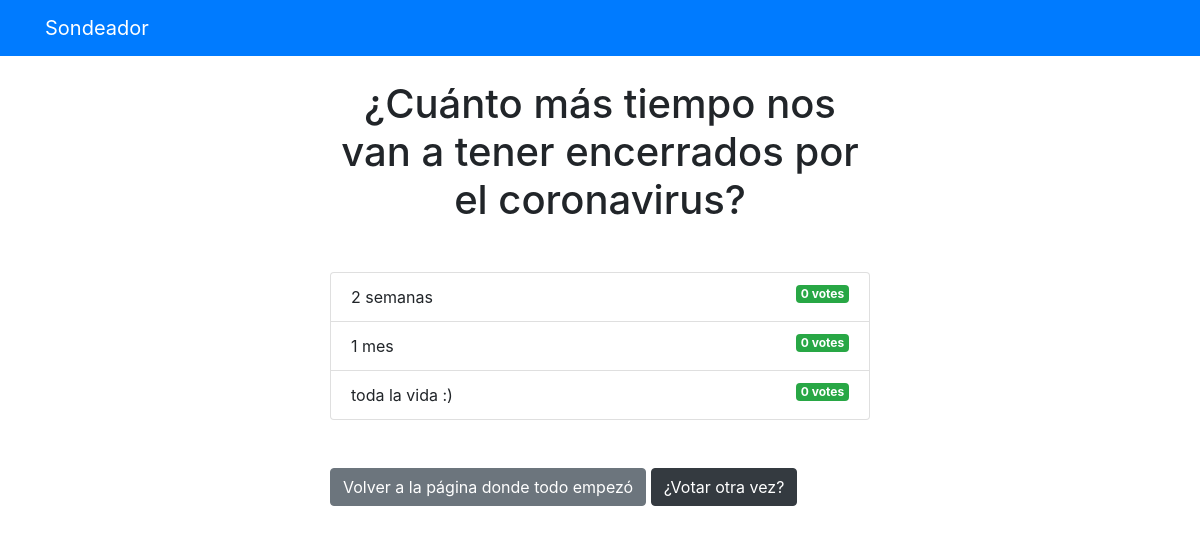
Page /sondeos/2/results on the committed database.
### sondeos/models.py (models this page shows, shortened)
class Questions(models.Model):
    question_text = models.CharField(max_length=200)
    pub_date = models.DateTimeField("date published")

class Choice(models.Model):
    question = models.ForeignKey(Questions, on_delete=models.CASCADE)
    choice_text = models.CharField(max_length=200)
    votes = models.IntegerField(default=0)

### sondeos/views.py (the view)
# urls.py: path("<int:question_id>/results", views.results, name="results"),
def results(request, question_id):
    question = get_object_or_404(Questions, pk=question_id)
    return render(request, "sondeos/results.html", {"question": question})

### templates/sondeos/results.html
{% extends 'base.html' %}
{% block content %}
<h1 class="mb-5 text-center">{{ question.question_text }}</h1>
<ul class="list-group mb-5">
    {% for choice in question.choice_set.all %}
    <li class="list-group-item">
        {{ choice.choice_text }} <span
            class="badge badge-success float-right">{{ choice.votes }}
            vote{{ choice.votes | pluralize }}</span>
    </li>
    {% endfor %}
</ul>
<a class="btn btn-secondary" href="{% url 'sondeos:index' %}">Volver a
    la página donde todo empezó</a>
<a class="btn btn-dark" href="{% url 'sondeos:detail' question.id %}">¿Votar
    otra
    vez?</a>
{% endblock %}

### templates/base.html (shortened to what this page needs)
<!DOCTYPE html>
<html lang="en">
<head>
    <link rel="stylesheet"
        href="https://stackpath.bootstrapcdn.com/bootstrap/4.4.1/css/bootstrap.min.css"
>
</head>
<body>
    {% include 'partials/_navbar.html' %}
    <div class="container">
        <div class="row">
            <div class="col-md-6 m-auto">
                {% block content %} {% endblock %}
            </div>
        </div>
    </div>
</body>
</html>

### templates/partials/_navbar.html
<nav class="navbar navbar-dark bg-primary mb-4">
    <div class="container">
        <a href="/" class="navbar-brand">Sondeador</a>
    </div>
</nav>

### rows in the picture
Questions: question_text "¿Cuánto más tiempo nos van a tener encerrados por el coronavirus?"
Choice: choice_text "2 semanas", votes "0", votes|pluralize "s"
Choice: choice_text "1 mes", votes "0", votes|pluralize "s"
Choice: choice_text "toda la vida :)", votes "0", votes|pluralize "s"
